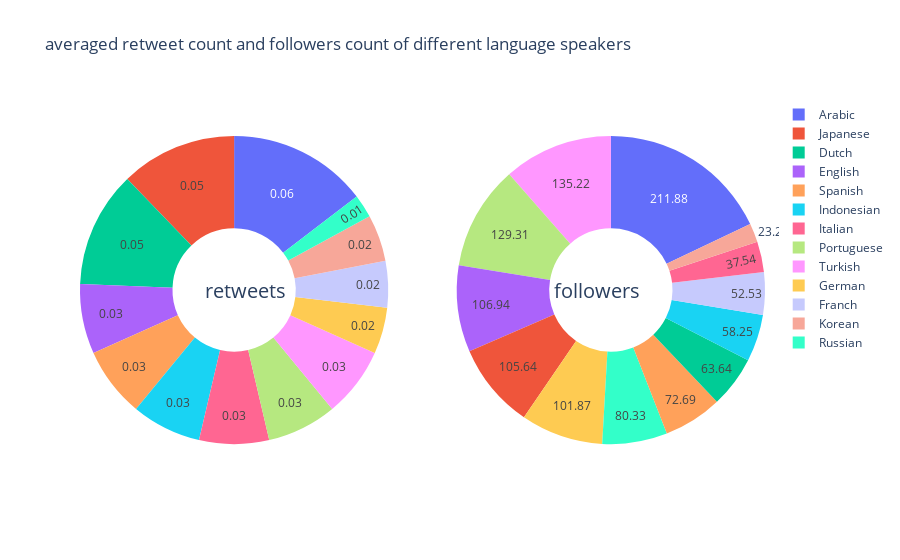

Notebook cell for this chart:
### Code cell
labels = data_lang['lang_readable'].values
for col in ['medianRetweet','followers_count']:
    data_lang[col+'_rounded'] = round(data_lang[col],2)
    

# Create subplots: use 'domain' type for Pie subplot
fig = make_subplots(rows=1, cols=2, specs=[[{'type':'domain'}, {'type':'domain'}]])
fig.add_trace(go.Pie(labels=labels, values=data_lang['medianRetweet_rounded'], name="Averaged median retweet count"),
              1, 1)
fig.add_trace(go.Pie(labels=labels, values=data_lang['followers_count_rounded'], name="Averaged followers count"),
              1, 2)

# Use `hole` to create a donut-like pie chart
fig.update_traces(hole=.4, hoverinfo="label+percent+name",textinfo='value')

fig.update_layout(
    title_text="averaged retweet count and followers count of different language speakers",
    # Add annotations in the center of the donut pies.
    annotations=[dict(text='retweets', x=0.18, y=0.5, font_size=20, showarrow=False),
                 dict(text='followers', x=0.82, y=0.5, font_size=20, showarrow=False)])
fig.show()

### Figure 1 — Plotly figure (JSON) as saved in the notebook; plotly's stock layout.template omitted (floating-point values rounded to 4 significant figures)
{"data": [{"domain": {"x": [0, 0.45], "y": [0, 1]}, "hole": 0.4, "hoverinfo": "label+percent+name", "labels": ["Arabic", "German", "English", "Spanish", "Franch", "Indonesian", "Italian", "Japanese", "Korean", "Dutch", "Portuguese", "Russian", "Turkish"], "name": "Averaged median retweet count", "textinfo": "value", "type": "pie", "values": [0.06, 0.02, 0.03, 0.03, 0.02, 0.03, 0.03, 0.05, 0.02, 0.05, 0.03, 0.01, 0.03]}, {"domain": {"x": [0.55, 1], "y": [0, 1]}, "hole": 0.4, "hoverinfo": "label+percent+name", "labels": ["Arabic", "German", "English", "Spanish", "Franch", "Indonesian", "Italian", "Japanese", "Korean", "Dutch", "Portuguese", "Russian", "Turkish"], "name": "Averaged followers count", "textinfo": "value", "type": "pie", "values": [211.9, 101.9, 106.9, 72.69, 52.53, 58.25, 37.54, 105.6, 23.28, 63.64, 129.3, 80.33, 135.2]}], "layout": {"annotations": [{"font": {"size": 20}, "showarrow": false, "text": "retweets", "x": 0.18, "y": 0.5}, {"font": {"size": 20}, "showarrow": false, "text": "followers", "x": 0.82, "y": 0.5}], "title": {"text": "averaged retweet count and followers count of different language speakers"}}}
